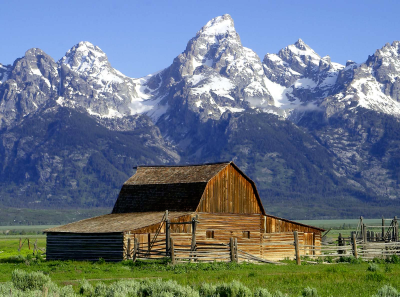
#> input picture barn_mountains.bmp, 400 x 297 px
$ python testeyupi.py
#> lines starting #> are read from the running program, lines starting #| are printed output that depends on the picture
import io
from matplotlib import image
import numpy as np
import matplotlib.pyplot as plt
from PIL import Image

def encoder(image_path, colormap):
    # Load image
#> called with image_path = 'barn_mountains.bmp', colormap = array of shape (3, 3)
    image = Image.open(image_path)
#> image is the input picture: PIL image 400x297 RGB; mean R, G, B 104.4, 117.4, 130.1
    rgb_image = np.array(image)

    # Implement colormap
    colormap = np.array(colormap)
    colormap = colormap.astype(float)

    indexed_image = np.zeros_like(rgb_image[:,:,0], dtype=int)
    for i, color in enumerate(colormap):
        dist = np.linalg.norm(rgb_image - color, axis=2)
        indexed_image[dist < np.linalg.norm(rgb_image - colormap[indexed_image], axis=2)] = i
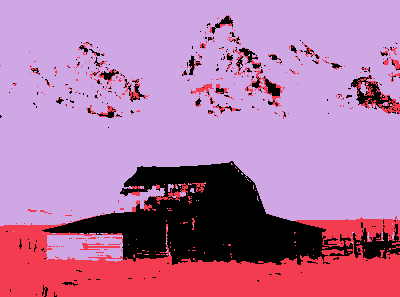
#> indexed_image: shape (297, 400) int64; 3 distinct labels, from 0 to 2; one colour per label, 0 black

    # Visualize image with colormap
    plt.imshow(indexed_image, cmap=plt.cm.colors.ListedColormap(colormap))
    plt.title("Encoded Image with Custom Colormap")
    plt.show()

    # Split image into RGB components using numpy indexing
    r = rgb_image[:, :, 0]
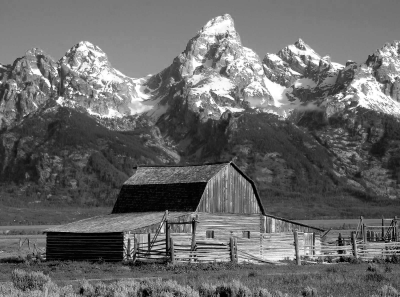
#> r: shape (297, 400); min 0, max 255, mean 104.4
    g = rgb_image[:, :, 1]
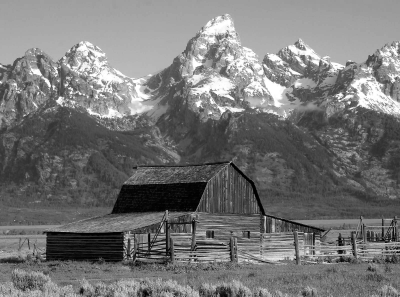
#> g: shape (297, 400); min 0, max 255, mean 117.4
    b = rgb_image[:, :, 2]
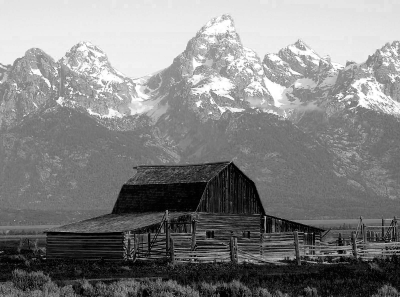
#> b: shape (297, 400); min 0, max 255, mean 130.1

    # Create color images for each channel with zeros in the other channels
    red_image = np.zeros_like(rgb_image)
    red_image[:, :, 0] = r
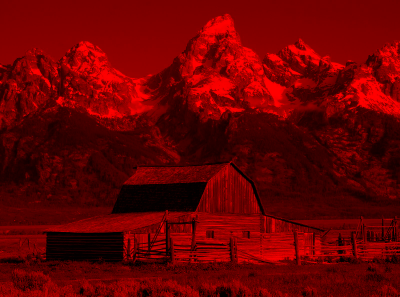
#> red_image: shape (297, 400, 3); mean of channels 0, 1, 2 104.4, 0, 0; drawn as R, G, B

    green_image = np.zeros_like(rgb_image)
    green_image[:, :, 1] = g
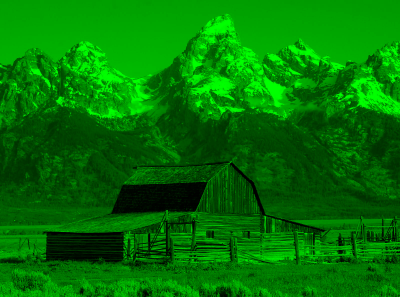
#> green_image: shape (297, 400, 3); mean of channels 0, 1, 2 0, 117.4, 0; drawn as R, G, B

    blue_image = np.zeros_like(rgb_image)
    blue_image[:, :, 2] = b
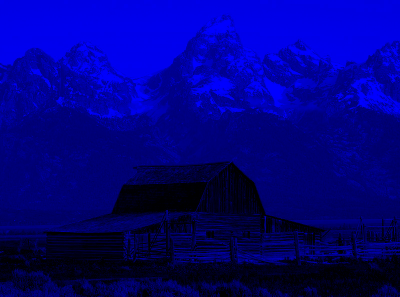
#> blue_image: shape (297, 400, 3); mean of channels 0, 1, 2 0, 0, 130.1; drawn as R, G, B

    # Visualize RGB components
    plt.subplot(2, 2, 1)
    plt.imshow(rgb_image)
    plt.title("Original Image")

    plt.subplot(2, 2, 2)
    plt.imshow(red_image)
    plt.title("Red Component (Reds Colormap)")

    plt.subplot(2, 2, 3)
    plt.imshow(green_image)
    plt.title("Green Component (Greens Colormap)")

    plt.subplot(2, 2, 4)
    plt.imshow(blue_image)
    plt.title("Blue Component (Blues Colormap)")

    plt.show()


    # salva a imagem compactada como um objeto BytesIO
    # salva a imagem compactada como um objeto BytesIO
    compressed_image = io.BytesIO()
    image.save(compressed_image, "BMP")

    return compressed_image

def decode(encoded_image_path):
    # Abre a imagem codificada
    encoded_image = Image.open(encoded_image_path)

    # Obtém a largura e altura da imagem
    width, height = encoded_image.size
#> width = 400; height = 297

    # Cria um objeto Image vazio para a imagem decodificada
    decoded_image = Image.new("RGB", (width, height))
#> decoded_image: PIL image 400x297 RGB; every value is 0

    # Itera através de cada pixel e decodifica a cor original a partir do canal verde do pixel codificado
    for x in range(width):
        for y in range(height):
            encoded_pixel = encoded_image.getpixel((x, y))
            decoded_pixel = (encoded_pixel[1], encoded_pixel[1], encoded_pixel[1])
            decoded_image.putpixel((x, y), decoded_pixel)

    # Visualiza a imagem decodificada
    plt.imshow(np.array(decoded_image))
    plt.title("Decoded Image")
    plt.show()

    return decoded_image


#run functions with peppers.bmp
colormap = np.array( [[1, 0, 0], [0, 1, 0], [0, 0, 1]] )
encoded_image = encoder("barn_mountains.bmp", colormap)
decoded_image = decode(encoded_image)

$ run again, with peppers.bmp copied over barn_mountains.bmp
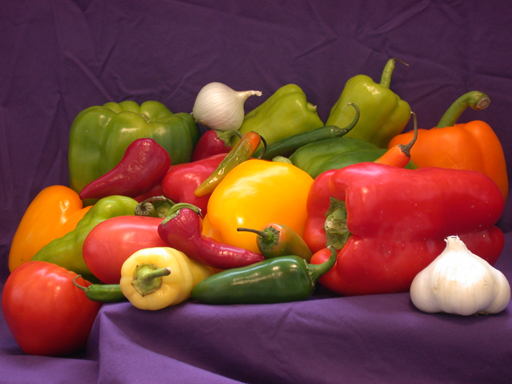
#> input picture peppers.bmp, 512 x 384 px
#> in encoder, image is the input picture: PIL image 512x384 RGB; mean R, G, B 120.8, 66.4, 57.6
#> after the loop in encoder, `for i, color in enumerate(colormap):`:
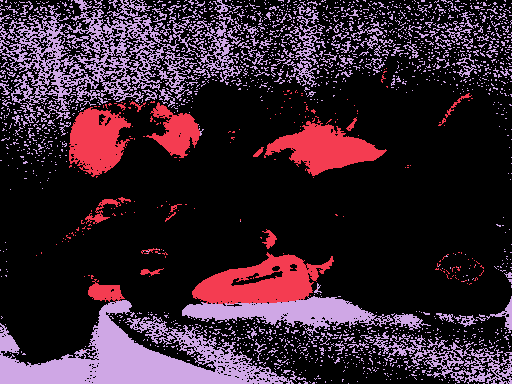
#> indexed_image: shape (384, 512) int64; 3 distinct labels, from 0 to 2; one colour per label, 0 black
#> in encoder, `blue_image[:, :, 2] = b`:
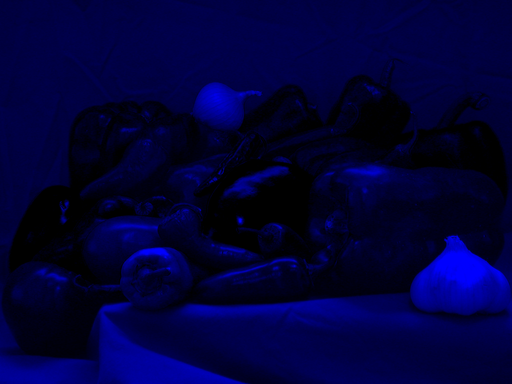
#> blue_image: shape (384, 512, 3); mean of channels 0, 1, 2 0, 0, 57.6; drawn as R, G, B
